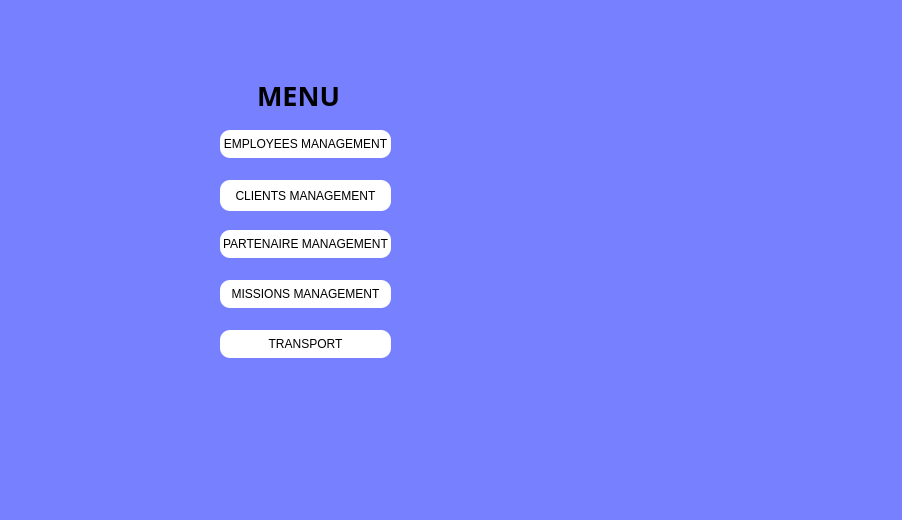
<?xml version="1.0" encoding="UTF-8"?>
<ui version="4.0">
 <class>menu</class>
 <widget class="QDialog" name="menu">
  <property name="geometry">
   <rect>
    <x>0</x>
    <y>0</y>
    <width>902</width>
    <height>520</height>
   </rect>
  </property>
  <property name="windowTitle">
   <string>Dialog</string>
  </property>
  <property name="styleSheet">
   <string notr="true">background-color: rgb(119, 128, 255);</string>
  </property>
  <widget class="QPushButton" name="menu_employee">
   <property name="geometry">
    <rect>
     <x>220</x>
     <y>130</y>
     <width>171</width>
     <height>28</height>
    </rect>
   </property>
   <property name="styleSheet">
    <string notr="true">background-color: rgb(255, 255, 255);
boder-width:5px;
    border-style: outset;
    border-radius: 10px;
 </string>
   </property>
   <property name="text">
    <string>EMPLOYEES MANAGEMENT</string>
   </property>
  </widget>
  <widget class="QPushButton" name="menu_clients">
   <property name="geometry">
    <rect>
     <x>220</x>
     <y>180</y>
     <width>171</width>
     <height>31</height>
    </rect>
   </property>
   <property name="styleSheet">
    <string notr="true">background-color: rgb(255, 255, 255);
    border-style: outset;
    border-radius: 10px;
 </string>
   </property>
   <property name="text">
    <string>CLIENTS MANAGEMENT</string>
   </property>
  </widget>
  <widget class="QPushButton" name="menu_partenaire">
   <property name="geometry">
    <rect>
     <x>220</x>
     <y>230</y>
     <width>171</width>
     <height>28</height>
    </rect>
   </property>
   <property name="styleSheet">
    <string notr="true">background-color: rgb(255, 255, 255);
    border-style: outset;
    border-radius: 10px;
 </string>
   </property>
   <property name="text">
    <string>PARTENAIRE MANAGEMENT</string>
   </property>
  </widget>
  <widget class="QPushButton" name="menu_transport">
   <property name="geometry">
    <rect>
     <x>220</x>
     <y>330</y>
     <width>171</width>
     <height>28</height>
    </rect>
   </property>
   <property name="styleSheet">
    <string notr="true">background-color: rgb(255, 255, 255);
    border-style: outset;
    border-radius: 10px;
 </string>
   </property>
   <property name="text">
    <string>TRANSPORT</string>
   </property>
  </widget>
  <widget class="QPushButton" name="menu_missions">
   <property name="geometry">
    <rect>
     <x>220</x>
     <y>280</y>
     <width>171</width>
     <height>28</height>
    </rect>
   </property>
   <property name="styleSheet">
    <string notr="true">background-color: rgb(255, 255, 255);
    border-style: outset;
    border-radius: 10px;
 </string>
   </property>
   <property name="text">
    <string>MISSIONS MANAGEMENT</string>
   </property>
  </widget>
  <widget class="QLabel" name="label">
   <property name="geometry">
    <rect>
     <x>257</x>
     <y>70</y>
     <width>120</width>
     <height>51</height>
    </rect>
   </property>
   <property name="font">
    <font>
     <family>Myanmar Text</family>
     <pointsize>20</pointsize>
     <weight>75</weight>
     <bold>true</bold>
    </font>
   </property>
   <property name="text">
    <string>MENU</string>
   </property>
   <property name="textFormat">
    <enum>Qt::PlainText</enum>
   </property>
  </widget>
 </widget>
 <resources/>
 <connections/>
</ui>
